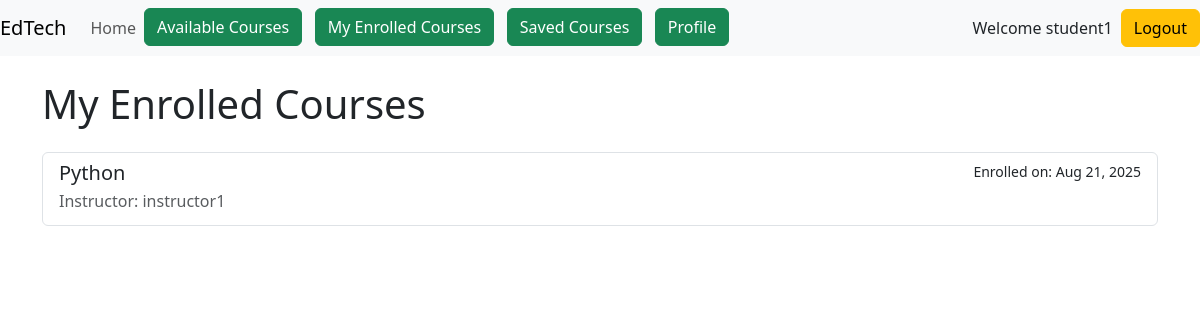
The page /courses/my-enrollments/ (signed in) on the database as committed earlier.
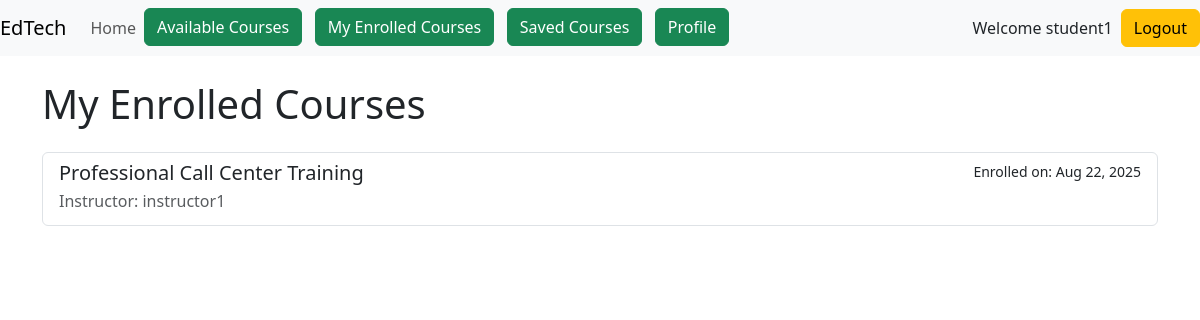
The same page on the database as committed later.
### courses/models.py (models this page shows, shortened)
class EnrolledCourse(models.Model):
    course = models.ForeignKey(Course, on_delete=models.CASCADE)
    student = models.ForeignKey(User, on_delete=models.CASCADE)
    enrolled_on = models.DateTimeField(auto_now_add=True)
    class Meta:
        unique_together = ('course', 'student')

class Course(models.Model):
    instructor = models.ForeignKey(User, on_delete=models.CASCADE)
    title = models.CharField(max_length=200)
    description = models.TextField()
    category = models.CharField(max_length=100)
    price = models.DecimalField(max_digits=10, decimal_places=2)
    start_date = models.DateField()
    end_date = models.DateField()
    created_at = models.DateTimeField(auto_now_add=True)
    image = models.ImageField(upload_to='course_images/', blank=True, null=True)

### accounts/models.py (models this page shows, shortened)
class User(AbstractUser):
    name = models.CharField(max_length=70, default='name')
    contact = models.CharField(max_length=13)
    user_type = models.CharField(
        max_length=1,
        choices=(
            ('I', "Instructor"),
            ('S', "Student"),
        ),
    )

### courses/views.py (the view)
# urls.py: path('my-enrollments/', views.my_enrolled_courses, name='my_enrolled_courses'),
@login_required
def my_enrolled_courses(request):
    if not is_student(request.user):
        messages.error(request, "Only students can view enrolled courses.")
        return redirect('home')
    enrolled_courses = EnrolledCourse.objects.filter(student=request.user)
    return render(request, 'courses/my_enrolled_courses.html', {'enrolled_courses': enrolled_courses})

### courses/views.py (called while the page is built)
def is_student(user):
    return user.is_authenticated and user.user_type == 'S'

### courses/templates/courses/my_enrolled_courses.html
{% extends 'base.html' %}
{% block main %}
<div class="container mt-4">
    <h1 class="mb-4">My Enrolled Courses</h1>
    <div class="list-group">
        {% for enrolled_course in enrolled_courses %}
        <a href="{% url 'course_detail' enrolled_course.course.id %}" class="list-group-item list-group-item-action">
            <div class="d-flex w-100 justify-content-between">
                <h5 class="mb-1">{{ enrolled_course.course.title }}</h5>
                <small>Enrolled on: {{ enrolled_course.enrolled_on|date:"M d, Y" }}</small>
            </div>
            <p class="mb-1 text-muted">Instructor: {{ enrolled_course.course.instructor.username }}</p>
        </a>
        {% empty %}
        <div class="alert alert-info">
            You haven't enrolled in any courses yet.
            <a href="{% url 'course_list' %}" class="alert-link">Browse available courses.</a>
        </div>
        {% endfor %}
    </div>
</div>
{% endblock %}

Rows that differ between the two databases and show on the page:
changed EnrolledCourse "instructor1": course "Python" → "Professional Call Center Training"; enrolled_on "Aug 21, 2025" → "Aug 22, 2025"
